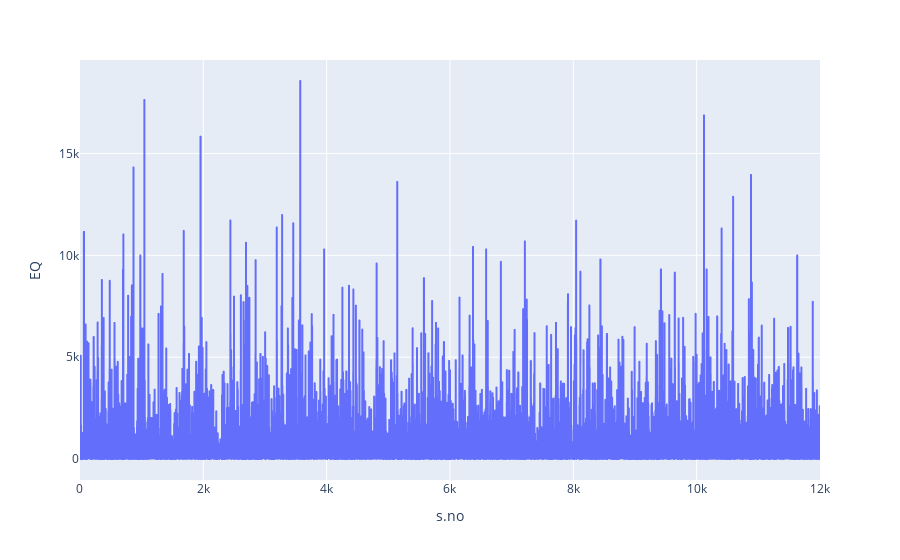

Here is the notebook cell this chart was saved with:
### Markdown cell above
### Observation:


The train data doesn't have the Period column, which is given in the test data.


With the observation on periods done above, let's try to find a pattern.

### Code cell
fig = px.line(train_df, x='s.no', y='EQ')
fig.show()

### Figure 1 — Plotly figure (JSON) as saved in the notebook; plotly's stock layout.template omitted (floating-point values rounded to 4 significant figures; data arrays with more than 128 entries replaced by an {"elided": "..."} marker saying what was removed)
{"data": [{"hoverlabel": {"namelength": 0}, "hovertemplate": "s.no=%{x}<br>EQ=%{y}", "legendgroup": "", "line": {"color": "#636efa", "dash": "solid"}, "mode": "lines", "name": "", "showlegend": false, "type": "scattergl", "x": {"elided": "12000 int values"}, "xaxis": "x", "y": {"elided": "12000 float values"}, "yaxis": "y"}], "layout": {"legend": {"tracegroupgap": 0}, "margin": {"t": 60}, "xaxis": {"anchor": "y", "domain": [0, 1], "title": {"text": "s.no"}}, "yaxis": {"anchor": "x", "domain": [0, 1], "title": {"text": "EQ"}}}}
